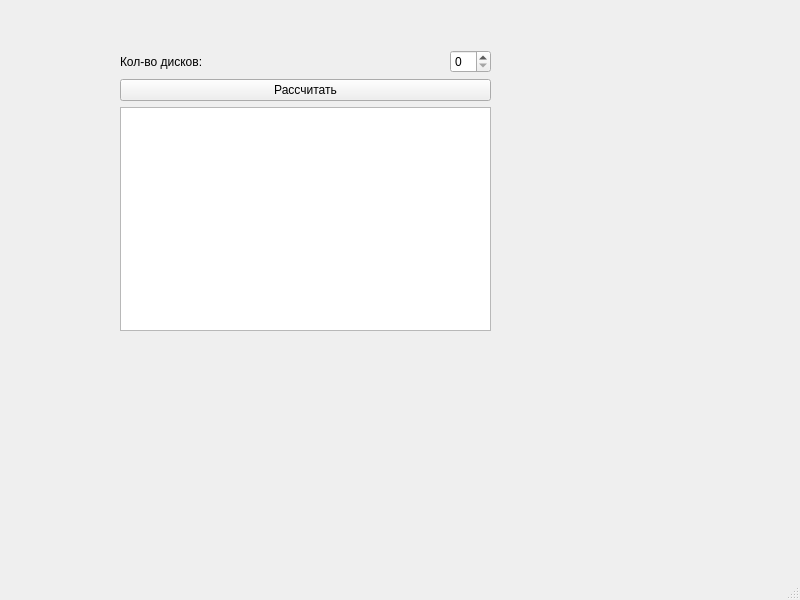
<?xml version="1.0" encoding="UTF-8"?>
<ui version="4.0">
 <class>MainWindow</class>
 <widget class="QMainWindow" name="MainWindow">
  <property name="geometry">
   <rect>
    <x>0</x>
    <y>0</y>
    <width>800</width>
    <height>600</height>
   </rect>
  </property>
  <property name="windowTitle">
   <string>MainWindow</string>
  </property>
  <widget class="QWidget" name="centralwidget">
   <widget class="QWidget" name="verticalLayoutWidget">
    <property name="geometry">
     <rect>
      <x>120</x>
      <y>50</y>
      <width>371</width>
      <height>281</height>
     </rect>
    </property>
    <layout class="QVBoxLayout" name="verticalLayout">
     <item>
      <layout class="QHBoxLayout" name="horizontalLayout">
       <item>
        <widget class="QLabel" name="label">
         <property name="text">
          <string>Кол-во дисков:</string>
         </property>
        </widget>
       </item>
       <item>
        <spacer name="horizontalSpacer">
         <property name="orientation">
          <enum>Qt::Horizontal</enum>
         </property>
         <property name="sizeHint" stdset="0">
          <size>
           <width>40</width>
           <height>20</height>
          </size>
         </property>
        </spacer>
       </item>
       <item>
        <widget class="QSpinBox" name="spinBox"/>
       </item>
      </layout>
     </item>
     <item>
      <layout class="QHBoxLayout" name="horizontalLayout_3">
       <item>
        <widget class="QPushButton" name="pushButton">
         <property name="text">
          <string>Рассчитать</string>
         </property>
        </widget>
       </item>
      </layout>
     </item>
     <item>
      <layout class="QHBoxLayout" name="horizontalLayout_2">
       <item>
        <widget class="QTextEdit" name="textEdit"/>
       </item>
      </layout>
     </item>
    </layout>
   </widget>
  </widget>
  <widget class="QMenuBar" name="menubar">
   <property name="geometry">
    <rect>
     <x>0</x>
     <y>0</y>
     <width>800</width>
     <height>23</height>
    </rect>
   </property>
  </widget>
  <widget class="QStatusBar" name="statusbar"/>
 </widget>
 <resources/>
 <connections/>
</ui>
